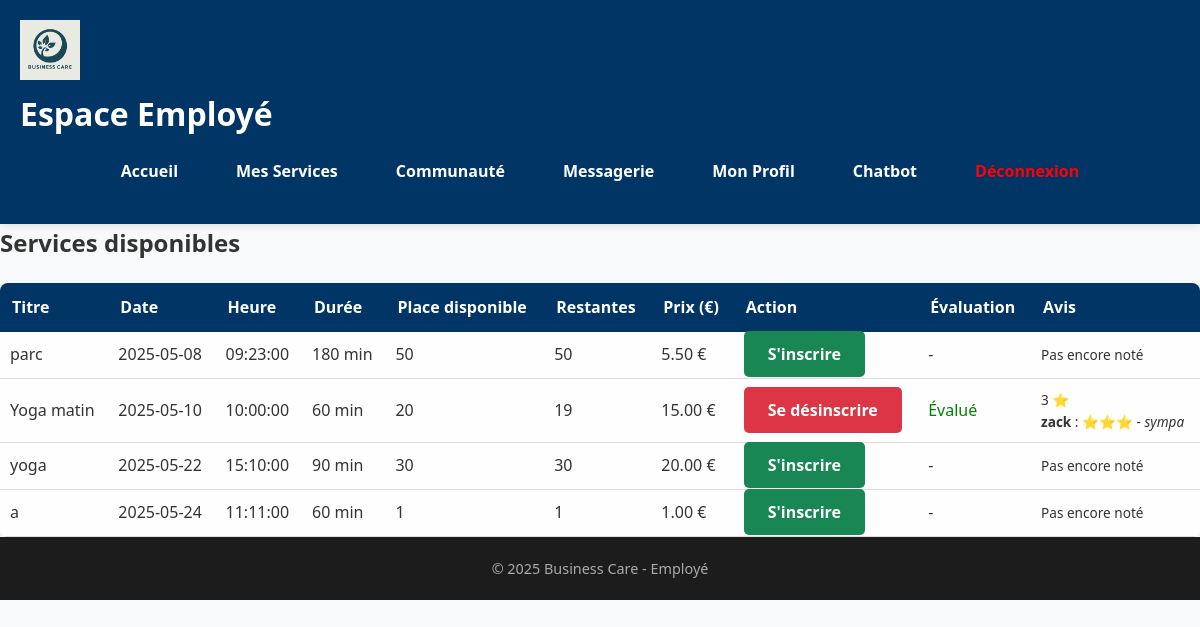
Page /employee/services.php (signed in) on the committed database.
### tables this page shows
CREATE TABLE `services` (
  `id` int(11) NOT NULL,
  `title` varchar(150) DEFAULT NULL,
  `description` text,
  `category` varchar(100) DEFAULT NULL,
  `price` decimal(10,2) DEFAULT NULL,
  `service_date` date NOT NULL,
  `service_time` time NOT NULL,
  `capacity` int(11) DEFAULT '0',
  `duration` int(11) DEFAULT '60',
  `provider_id` int(11) DEFAULT NULL
);

CREATE TABLE `service_reviews` (
  `id` int(11) NOT NULL,
  `service_id` int(11) NOT NULL,
  `user_id` int(11) NOT NULL,
  `provider_id` int(11) NOT NULL,
  `rating` tinyint(4) DEFAULT NULL,
  `comment` text,
  `created_at` timestamp NOT NULL DEFAULT CURRENT_TIMESTAMP
);

CREATE TABLE `users` (
  `id` int(11) NOT NULL,
  `company_id` int(11) DEFAULT NULL,
  `name` varchar(100) NOT NULL,
  `firstname` varchar(100) DEFAULT NULL,
  `email` varchar(100) NOT NULL,
  `phone` varchar(20) DEFAULT NULL,
  `password` varchar(255) NOT NULL,
  `role` enum('admin','client','employee','provider') NOT NULL,
  `position` varchar(100) DEFAULT NULL,
  `status` enum('pending','approved','rejected') DEFAULT 'pending',
  `created_at` timestamp NOT NULL DEFAULT CURRENT_TIMESTAMP,
  `archive_reason` text,
  `first_login` tinyint(1) DEFAULT '1'
);

### employee/services.php (the view, shortened to what this page needs)
<?php
include 'includes/header.php';
$employee_id = $_SESSION['user_id'];
$stmt = $pdo->prepare("
    SELECT s.*,
        (SELECT COUNT(*) FROM service_registrations WHERE service_id = s.id) as inscrit_count,
        (SELECT COUNT(*) FROM service_registrations WHERE service_id = s.id AND user_id = ?) as est_inscrit,
        (SELECT COUNT(*) FROM service_reviews WHERE service_id = s.id AND user_id = ?) as deja_note,
        (SELECT AVG(rating) FROM service_reviews WHERE service_id = s.id) as moyenne_note
    FROM services s
    ORDER BY s.service_date ASC
");
$stmt->execute([$employee_id, $employee_id]);
$services = $stmt->fetchAll();
?>
<main class="form-section">
    <h2 style="margin-bottom: 20px;">Services disponibles</h2>
    <?php if (empty($services)): ?>
        <div style="background-color: #fff3cd; padding: 15px; border-left: 5px solid #ffc107; border-radius: 5px;">
            Aucun service enregistré pour le moment.
        </div>
    <?php else: ?>
        <div style="overflow-x: auto;">
        <table style="width: 100%; border-collapse: collapse; border-radius: 8px; overflow: hidden; box-shadow: 0 0 10px rgba(0,0,0,0.05);">
            <thead>
                <tr style="background-color: #003566; color: white; text-align: left;">
                    <th style="padding: 12px;">Titre</th>
                    <th style="padding: 12px;">Date</th>
                    <th style="padding: 12px;">Heure</th>
                    <th style="padding: 12px;">Durée</th>
                    <th style="padding: 12px;">Place disponible</th>
                    <th style="padding: 12px;">Restantes</th>
                    <th style="padding: 12px;">Prix (€)</th>
                    <th style="padding: 12px;">Action</th>
                    <th style="padding: 12px;">Évaluation</th>
                    <th style="padding: 12px;">Avis</th>
                </tr>
            </thead>
            <tbody>
                <?php foreach ($services as $srv): ?>
                    <?php
                        $places_restantes = $srv['capacity'] - $srv['inscrit_count'];
                        $est_inscrit = $srv['est_inscrit'] > 0;
                        $deja_note = $srv['deja_note'] > 0;
                        $past = strtotime($srv['service_date']) < time();
                    ?>
                    <tr style="background-color: #fefefe; border-bottom: 1px solid #ddd;">
                        <td style="padding: 10px;"><?= htmlspecialchars($srv['title']) ?></td>
                        <td style="padding: 10px;"><?= htmlspecialchars($srv['service_date']) ?></td>
                        <td style="padding: 10px;"><?= htmlspecialchars($srv['service_time']) ?></td>
                        <td style="padding: 10px;"><?= $srv['duration'] ?> min</td>
                        <td style="padding: 10px;"><?= $srv['capacity'] ?></td>
                        <td style="padding: 10px;"><?= $places_restantes ?></td>
                        <td style="padding: 10px;"><?= number_format($srv['price'], 2) ?> €</td>
                        <td style="padding: 10px;">
                            <?php if ($est_inscrit): ?>
                                <a href="?desinscrire=<?= $srv['id'] ?>" class="cta-button" style="background-color: #dc3545; color: white;">Se désinscrire</a>
                            <?php elseif ($places_restantes > 0): ?>
                                <a href="?inscrire=<?= $srv['id'] ?>" class="cta-button" style="background-color: #198754; color: white;">S'inscrire</a>
                            <?php else: ?>
                                <span style="color: red;">Complet</span>
                            <?php endif; ?>
                        </td>
                        <td style="padding: 10px;">
                            <?php if ($est_inscrit && $past && !$deja_note): ?>
                                <form action="submit_review.php" method="POST">
                                    <input type="hidden" name="service_id" value="<?= $srv['id'] ?>">
                                    <select name="rating" required>
                                        <option value="">Note</option>
                                        <?php for ($i = 1; $i <= 5; $i++): ?>
                                            <option value="<?= $i ?>"><?= $i ?> ⭐</option>
                                        <?php endfor; ?>
                                    </select>
                                    <input type="text" name="comment" placeholder="Commentaire">
                                    <button type="submit">OK</button>
                                </form>
                            <?php elseif ($deja_note): ?>
                                <span style="color: green;">Évalué</span>
                            <?php else: ?>
                                <span>-</span>
                            <?php endif; ?>
                        </td>
                        <td style="padding: 10px; font-size: 0.85em;">
                            <?= $srv['moyenne_note'] ? round($srv['moyenne_note'], 1) . ' ⭐' : 'Pas encore noté' ?><br>
                            <?php
                            $rev = $pdo->prepare("SELECT r.rating, r.comment, u.firstname FROM service_reviews r JOIN users u ON r.user_id = u.id WHERE r.service_id = ?");
                            $rev->execute([$srv['id']]);
                            foreach ($rev as $r): ?>
                                <div><strong><?= htmlspecialchars($r['firstname']) ?></strong> : <?= str_repeat('⭐', $r['rating']) ?> - <em><?= htmlspecialchars($r['comment']) ?></em></div>
                            <?php endforeach; ?>
                        </td>
                    </tr>
                <?php endforeach; ?>
            </tbody>
        </table>
        </div>
    <?php endif; ?>
</main>
<?php include 'includes/footer.php'; ?>

### assets/css/style.css (style rules this page uses)
* { margin: 0; padding: 0; box-sizing: border-box; }
:root { --primary: #003566; --secondary: #ffc300; --light: #f8f9fa; --dark: #1c1c1c; --text: #333; --accent: #0077b6; }
html, body { height: 100%; display: flex; flex-direction: column; }
body { font-family: 'Segoe UI', Tahoma, Geneva, Verdana, sans-serif; background-color: var(--light); color: var(--text); line-height: 1.6; }
.cta-button { background-color: var(--secondary); color: var(--dark); padding: 12px 24px; border: none; text-decoration: none; font-weight: bold; border-radius: 5px; transition: background 0.3s ease; }

### rows in the picture
services: title "parc", service_date "2025-05-08", service_time "09:23:00", duration "180", capacity "50", price "5.50", shows "Pas encore noté"
services: title "Yoga matin", service_date "2025-05-10", service_time "10:00:00", duration "60", capacity "20", places_restantes "19", price "15.00", shows "Évalué", moyenne_note "3"
service_reviews: user.firstname "zack", rating "⭐⭐⭐", comment "sympa"
services: title "yoga", service_date "2025-05-22", service_time "15:10:00", duration "90", capacity "30", price "20.00", shows "Pas encore noté"
services: title "a", service_date "2025-05-24", service_time "11:11:00", duration "60", capacity "1", price "1.00", shows "Pas encore noté"
